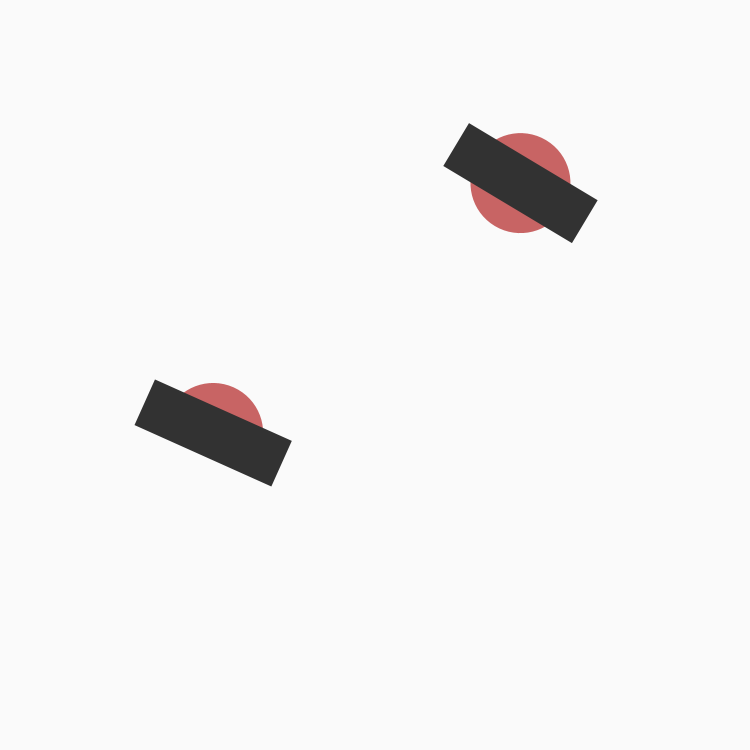
Frame 1 (no input)
Frame 60 (the mouse pressed at the canvas centre just before this capture): identical to frame 1, image omitted
Frame 120 (the mouse held since frame 60 and released just before this capture): identical to frame 1, image omitted

The Processing sketch that drew this single still picture (run headless with seeded random() and noise(); from frame 60 on, the mouse is pressed at the canvas centre):

// Processing sketch: processing_160266
// ── processing_160266.pde

float widt = 750;
float rad = 100;
float sSize = widt-rad*4;

void setup(){
  size(750,750);
  background(250);
  drawCircles();
}

void draw(){
}

void drawCircles(){
  float x1 = random(sSize/2)+rad;
  float x2 = random(sSize/2)+sSize/2+3*rad;
  float y1 = random(sSize)+rad;
  float y2 = random(sSize)+rad;
  boolean completes = random(1)>.5;
  
  drawCircleUnit(x1,y1,completes);
  drawCircleUnit(x2,y2,completes);
}

void drawCircleUnit(float x, float y, boolean completes){
  noStroke();
  fill(color(200,100,100));
  pushMatrix();
  translate(x,y);
  rotate(random(2*PI));
  if(completes){
    ellipse(0,0,rad,rad);
  }else{
    ellipse(-.75*rad,0,rad,rad);
    ellipse(.75*rad,0,rad,rad);
    fill(250);
    rect(-1.25*rad,-rad/2,.75*rad,rad);
    rect(rad/2,-rad/2,.8*rad,rad);
  }
  if(random(1)>.5){
    fill(250);
    rect(-rad/2-5,-rad/2,rad/2+5,rad);
  }
  if(random(1)>.5){
    fill(250);
    rect(0,-rad/2,rad/2+5,rad);
  }
  fill(50);
  rect(-rad/4,-.75*rad,rad/2,rad*1.5);
  popMatrix();
}

void mousePressed(){
  background(250);
  drawCircles();
}
